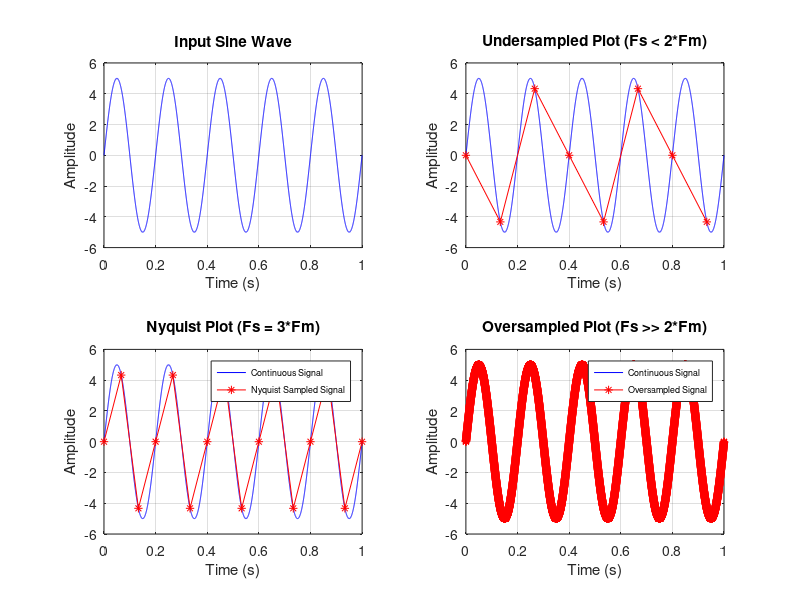

Recreate this plot in MATLAB.
%{ 
            VERIFICATION OF THE SAMPLING THEOREM WITH A SINE WAVE UNDER 
                 (I)   UNDER SAMPLING   (Fs < 2*Fm)
                 (II)  AT NYQUIST RATE  (Fs = 2*Fm)
                 (III) AT OVER SAMPLING (Fs >> 2*Fm)
%}

clc;
clf;
close all;

% User Inputs
Fm = input('Enter the frequency of the sine wave (Hz): ');  
Am = input('Enter the amplitude of the sine wave: ');       
Cy = input('Enter the number of cycles: ');

% Parameters
t_final = (1/Fm) * Cy;  
sampling_resolution = 0.0002;  

% Time vector for continuous signal
t = 0:sampling_resolution:t_final;  

% Define sine wave signal
x_t = Am * sin(2*pi*Fm*t); 

% Undersampling condition (fs1 < 2*fm)
fs1 = 1.5 * Fm;  
n1 = 0:(1/(fs1)):t_final;  
x_n1 = Am * sin(2*pi*Fm*n1);  

% Nyquist sampling condition (fs1 = 2*fm)
fs2 = 3 * Fm;  
n2 = 0:(1/(fs2)):t_final;  
x_n2 = Am * sin(2*pi*Fm*n2);  

% Oversampling condition (fs1 >> 2*fm)
fs3 = 2000 * Fm;  
n3 = 0:(1/(fs3)):t_final;  
x_n3 = Am * sin(2*pi*Fm*n3);  

% Plotting
figure;

% Plot Input Sine Wave
subplot(2,2,1);
plot(t, x_t, 'b');
title('Input Sine Wave');
xlabel('Time (s)');
ylabel('Amplitude');
grid on;
ylim([-1.2*Am, 1.2*Am]);

% Undersampled Plot
subplot(2,2,2);
plot(t, x_t, 'b');
hold on;
plot(n1, x_n1, 'r*-');
title('Undersampled Plot (Fs < 2*Fm)');
xlabel('Time (s)');
ylabel('Amplitude');
grid on;
ylim([-1.2*Am, 1.2*Am]);

% Nyquist Plot
subplot(2,2,3);
plot(t, x_t, 'b');
hold on;
plot(n2, x_n2, 'r*-');
title('Nyquist Plot (Fs = 3*Fm)');
xlabel('Time (s)');
ylabel('Amplitude');
legend('Continuous Signal', 'Nyquist Sampled Signal', 'FontSize', 6.5);
grid on;
ylim([-1.2*Am, 1.2*Am]);

% Oversampled Plot
subplot(2,2,4);
plot(t, x_t, 'b');
hold on;
plot(n3, x_n3, 'r*-');
title('Oversampled Plot (Fs >> 2*Fm)' );
xlabel('Time (s)');
ylabel('Amplitude');
legend('Continuous Signal', 'Oversampled Signal', 'FontSize', 6.5);
grid on;
ylim([-1.2*Am, 1.2*Am]);
